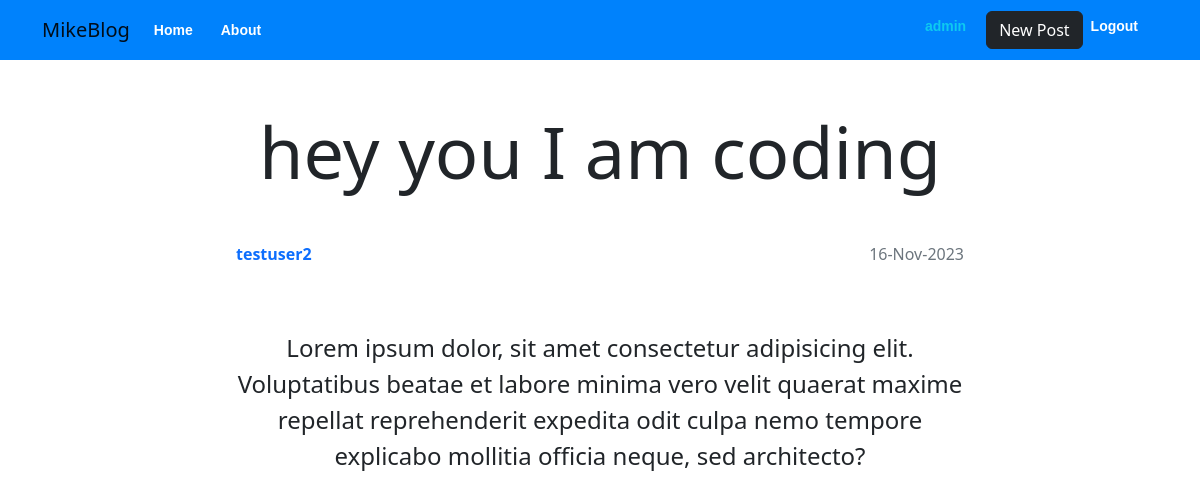
/post/5 (signed in), run on the app's committed database.
### fblog/models.py (models this page shows, shortened)
class User(db.Model, UserMixin):
    id = db.Column(db.Integer, primary_key=True)
    username = db.Column(db.String(100), unique=True, nullable=False)
    email = db.Column(db.String(200), unique=True, nullable=False)
    password = db.Column(db.String(60), nullable=False)
    image = db.Column(db.String(200), default='default.jpg', nullable=False)
    date_added = db.Column(db.DateTime, default=datetime.utcnow)
    is_active = db.Column(db.Boolean, default=True)
    is_admin = db.Column(db.Boolean, default=False)
    posts = db.relationship('Post', backref='author', lazy=True)

class Post(db.Model):
    id = db.Column(db.Integer, primary_key=True)
    title = db.Column(db.String(100), unique=True, nullable=False)
    content = db.Column(db.Text, nullable=False)
    image = db.Column(db.String(200), default='postdefault.jpg', nullable=False)
    date_posted = db.Column(db.DateTime, default=datetime.utcnow)
    user_id =db.Column(db.Integer, db.ForeignKey('user.id'), nullable=False)

### fblog/routes.py (the view)
@app.route("/post/<int:id>")
@login_required
def post_details(id):
    post = Post.query.get_or_404(id)
    return render_template("post_details.html", post=post, title="post details")

### fblog/models.py (called while the page is built)
@login_manager.user_loader
def load_user(user_id):
    return User.query.get(int(user_id))

### fblog/templates/post_details.html (shortened to what this page needs)
{% extends "base.html"  %}
{% block content %}
<div class="container py-5">
    <section class="row g-5">
        <article class="col-12 col-md-8 mx-auto text-center">
            {% if post %}
                <header class=" display-2">{{post.title}}</header>
                <div class="d-flex justify-content-between py-5">
                    <p class="fw-bold text-primary">{{post.author.username}}</p>
                    <p class="text-muted">{{post.date_posted.strftime('%d-%b-%Y')}}</p>
                </div>
                <div>
                    <p class="fs-4">
                        {{post.content}}
                    </p>
                </div>
            {% else %}
                <div><h1>404 POST NOT FOUND</h1></div>
            {% endif %}
        </article>
    </section>
</div>
{% endblock content %}

### fblog/templates/base.html (shortened to what this page needs)
<!DOCTYPE html>
<html lang="en">
<head>
    <link rel="stylesheet" href="{{url_for('static', filename='/css/css/bootstrap.min.css')}}">
    <link rel="stylesheet" href="{{url_for('static', filename='css/main.css')}}">
  </head>
<body>
    <nav class="navbar navbar-expand-lg">
        <div class="container">
          <a class="navbar-brand" href="#">MikeBlog</a>
          <div class="collapse navbar-collapse" id="navbarNav">
            <ul class="navbar-nav">
              <li class="nav-item">
                <a class="nav-link" aria-current="page" href="/">Home</a>
              </li>
              <li class="nav-item">
                <a class="nav-link" href="{{url_for('about')}}">About</a>
              </li>
            </ul>
            <ul class="navbar-nav ms-auto">
              {% if current_user.is_authenticated %}
              <li class="nav-item">
                <a class="nav-link text-info fw-bold disabled" aria-current="page" href="#">{{current_user.username}}</a>
              </li>
              <li class="nav-item">
                <a class="btn btn-dark text-center" aria-current="page" href="{{url_for('create_post')}}">New Post</a>
              </li>
              <li class="nav-item">
                <a class="nav-link" aria-current="page" href="{{url_for('logout')}}">Logout</a>
              </li>
              {% endif %}
            </ul>
          </div>
        </div>
      </nav>
    <div>
        {% block content %}
        {% endblock content %}
    </div>
</body>
</html>

### fblog/static/css/main.css (style rules this page uses)
.navbar-expand-lg { background: #0082fc; padding: 10px !important; }
.nav-link { color: #fff; font-size: 14px; padding-top: 5px; padding-bottom: 5px; padding-right: 20px !important; font-weight: bold; font-family: 'Quicksand', sans-serif; }

### data on the page
User: username "admin"
Post: title "hey you I am coding", date_posted "16-Nov-2023", content "Lorem ipsum dolor, sit amet consectetur adipisicing elit. Voluptatibus beatae et labore minima vero velit quaerat maxime repellat reprehenderit expedita odit culpa nemo tempore explicabo mollitia officia neque, sed architecto?"
User: author.username "testuser2"
